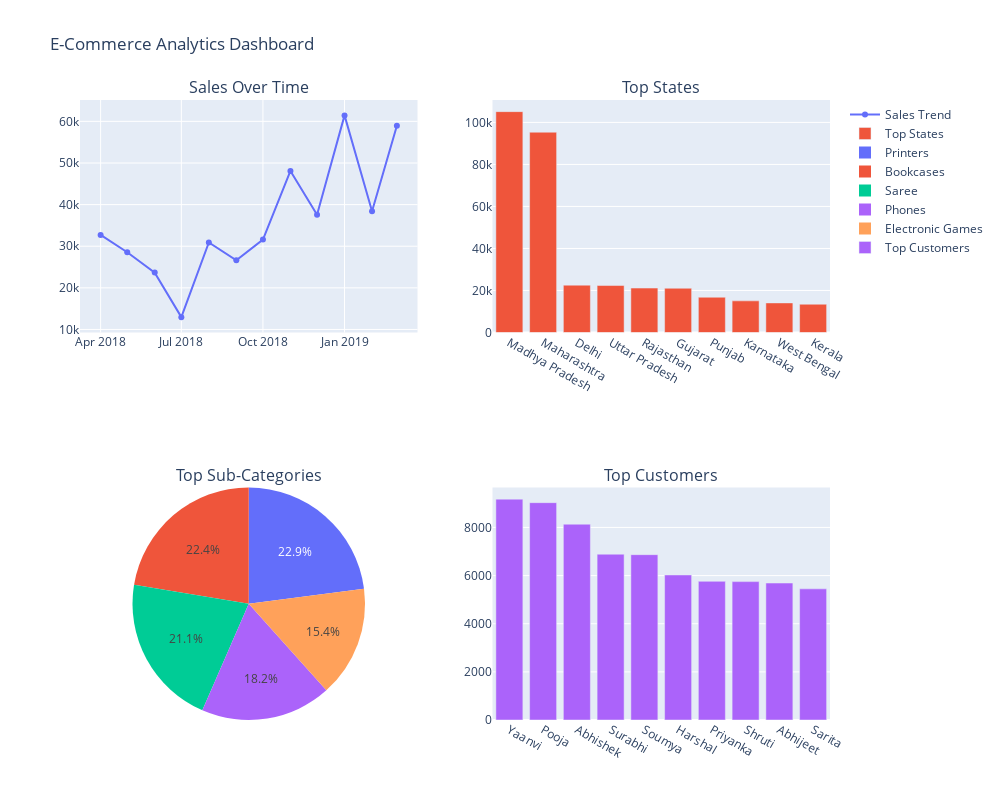

The notebook cell saved with this chart:
### Code cell
import pandas as pd
import plotly.graph_objects as go
from plotly.subplots import make_subplots

# ---------------------------
# Safe column matching function
# ---------------------------
def find_col(possible_names, df_columns):
    for name in df_columns:
        for key in possible_names:
            if key.lower() in name.lower():
                return name
    return None

# ---------------------------
# Identify important columns
# ---------------------------
amount_col   = find_col(["amount", "sales"], df.columns)
profit_col   = find_col(["profit"], df.columns)
quantity_col = find_col(["quantity"], df.columns)
date_col     = find_col(["order date", "date"], df.columns)
state_col    = find_col(["state"], df.columns)
city_col     = find_col(["city"], df.columns)
customer_col = find_col(["customer", "cust"], df.columns)
category_col = find_col(["category"], df.columns)
subcat_col   = find_col(["sub-category", "subcat"], df.columns)

# ---------------------------
# Convert Order Date safely
# ---------------------------
if date_col:
    df[date_col] = pd.to_datetime(df[date_col], errors="coerce")
    df["OrderMonth"] = df[date_col].dt.to_period("M").astype(str)

# ---------------------------
# Create subplot grid (with pie support)
# ---------------------------
fig = make_subplots(
    rows=2, cols=2,
    subplot_titles=("Sales Over Time", "Top States",
                    "Top Sub-Categories", "Top Customers"),
    specs=[[{"type": "scatter"}, {"type": "bar"}],
           [{"type": "pie"}, {"type": "bar"}]]
)

# 1. Sales Trend
if date_col and amount_col:
    monthly_sales = df.groupby("OrderMonth")[amount_col].sum()
    fig.add_trace(
        go.Scatter(x=monthly_sales.index, y=monthly_sales.values,
                   mode="lines+markers", name="Sales Trend"),
        row=1, col=1
    )

# 2. Top 10 States
if state_col and amount_col:
    top_states = df.groupby(state_col)[amount_col].sum().sort_values(ascending=False).head(10)
    fig.add_trace(
        go.Bar(x=top_states.index, y=top_states.values, name="Top States"),
        row=1, col=2
    )

# 3. Top 5 Sub-Categories (Pie)
if subcat_col and amount_col:
    sub_sales = df.groupby(subcat_col)[amount_col].sum().sort_values(ascending=False).head(5)
    fig.add_trace(
        go.Pie(labels=sub_sales.index, values=sub_sales.values, name="Top Sub-Categories"),
        row=2, col=1
    )

# 4. Top 10 Customers
if customer_col and amount_col:
    top_customers = df.groupby(customer_col)[amount_col].sum().sort_values(ascending=False).head(10)
    fig.add_trace(
        go.Bar(x=top_customers.index, y=top_customers.values, name="Top Customers"),
        row=2, col=2
    )

# ---------------------------
# Layout + Show
# ---------------------------
fig.update_layout(height=800, width=1000,
                  title_text="E-Commerce Analytics Dashboard",
                  showlegend=True)

fig.show()

### Figure 1 — Plotly figure (JSON) as saved in the notebook; plotly's stock layout.template omitted (floating-point values rounded to 4 significant figures)
{"data": [{"mode": "lines+markers", "name": "Sales Trend", "type": "scatter", "x": ["2018-04", "2018-05", "2018-06", "2018-07", "2018-08", "2018-09", "2018-10", "2018-11", "2018-12", "2019-01", "2019-02", "2019-03"], "xaxis": "x", "y": [32730.0, 28540.0, 23660.0, 12970.0, 30900.0, 26630.0, 31620.0, 48090.0, 37580.0, 61440.0, 38420.0, 58940.0], "yaxis": "y"}, {"name": "Top States", "type": "bar", "x": ["Madhya Pradesh", "Maharashtra", "Delhi", "Uttar Pradesh", "Rajasthan", "Gujarat", "Punjab", "Karnataka", "West Bengal", "Kerala "], "xaxis": "x2", "y": [105100.0, 95350.0, 22530.0, 22360.0, 21150.0, 21060.0, 16790.0, 15060.0, 14090.0, 13460.0], "yaxis": "y2"}, {"domain": {"x": [0, 0.45], "y": [0, 0.375]}, "labels": ["Printers", "Bookcases", "Saree", "Phones", "Electronic Games"], "name": "Top Sub-Categories", "type": "pie", "values": [58250.0, 56860.0, 53510.0, 46120.0, 39170.0]}, {"name": "Top Customers", "type": "bar", "x": ["Yaanvi", "Pooja", "Abhishek", "Surabhi", "Soumya", "Harshal", "Priyanka", "Shruti", "Abhijeet", "Sarita"], "xaxis": "x3", "y": [9177.0, 9030.0, 8135.0, 6889.0, 6869.0, 6026.0, 5762.0, 5750.0, 5691.0, 5449.0], "yaxis": "y3"}], "layout": {"annotations": [{"font": {"size": 16}, "showarrow": false, "text": "Sales Over Time", "x": 0.225, "xanchor": "center", "xref": "paper", "y": 1, "yanchor": "bottom", "yref": "paper"}, {"font": {"size": 16}, "showarrow": false, "text": "Top States", "x": 0.775, "xanchor": "center", "xref": "paper", "y": 1, "yanchor": "bottom", "yref": "paper"}, {"font": {"size": 16}, "showarrow": false, "text": "Top Sub-Categories", "x": 0.225, "xanchor": "center", "xref": "paper", "y": 0.375, "yanchor": "bottom", "yref": "paper"}, {"font": {"size": 16}, "showarrow": false, "text": "Top Customers", "x": 0.775, "xanchor": "center", "xref": "paper", "y": 0.375, "yanchor": "bottom", "yref": "paper"}], "height": 800, "showlegend": true, "title": {"text": "E-Commerce Analytics Dashboard"}, "width": 1000, "xaxis": {"anchor": "y", "domain": [0, 0.45]}, "xaxis2": {"anchor": "y2", "domain": [0.55, 1]}, "xaxis3": {"anchor": "y3", "domain": [0.55, 1]}, "yaxis": {"anchor": "x", "domain": [0.625, 1]}, "yaxis2": {"anchor": "x2", "domain": [0.625, 1]}, "yaxis3": {"anchor": "x3", "domain": [0, 0.375]}}}
